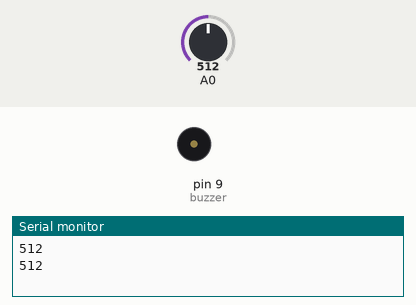
Recording of a sketch running on a simulated Arduino Uno, built with avr-gcc and run on an emulated ATmega328P. On the bench: buzzer (waves = sounding), the last lines printed to the serial monitor. Inputs (shaded band) come from the test bench; at power-on: A0 = 512.

Above: at 5.6 s.
5.7 s: A0 set to 0
11.5 s: A0 set to 122
At 11.56 s:
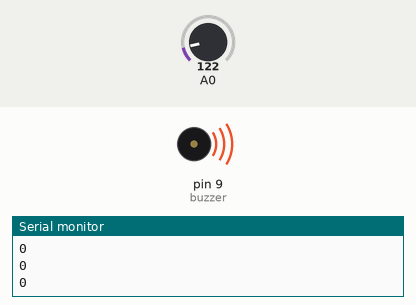
Timing chart, 0 to 23.3 s (numbered marks = the images above; inputs shaded):
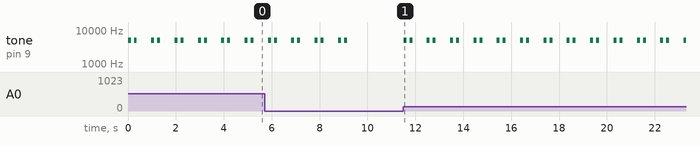

Measured:
- after the input at 11.5 s, tone on pin 9 (buzzer): silent → 5000 Hz at once, then repeats every 0.98 s: silent 0.13 s, 5000 Hz 0.13 s, silent 0.60 s, 5000 Hz 0.13 s
- by itself, tone on pin 9 (buzzer): repeats every 0.98 s: silent 0.13 s, 5000 Hz 0.13 s, silent 0.60 s, 5000 Hz 0.13 s, until it stays silent from 9.2 s

The sketch:

TOUCH.ino
```cpp
int readSig;
const int buzzer = 9;
int i;
void setup() {
  Serial.begin(9600);

}

void loop() {
  readSig = analogRead(A0);
  Serial.println(readSig);

  if( readSig > 0 ){
    for(i=0; i < 5; i++){
      tone(buzzer, 5000); // Send 1KHz sound signal...
      delay(125);        // ...for 1 sec
      noTone(buzzer);     // Stop sound...
      delay(125);        // ...for 1sec

      tone(buzzer, 5000); // Send 1KHz sound signal...
      delay(125);        // ...for 1 sec
      noTone(buzzer);     // Stop sound...
      delay(600);        // ...for 1sec
      }
    }

}
```
